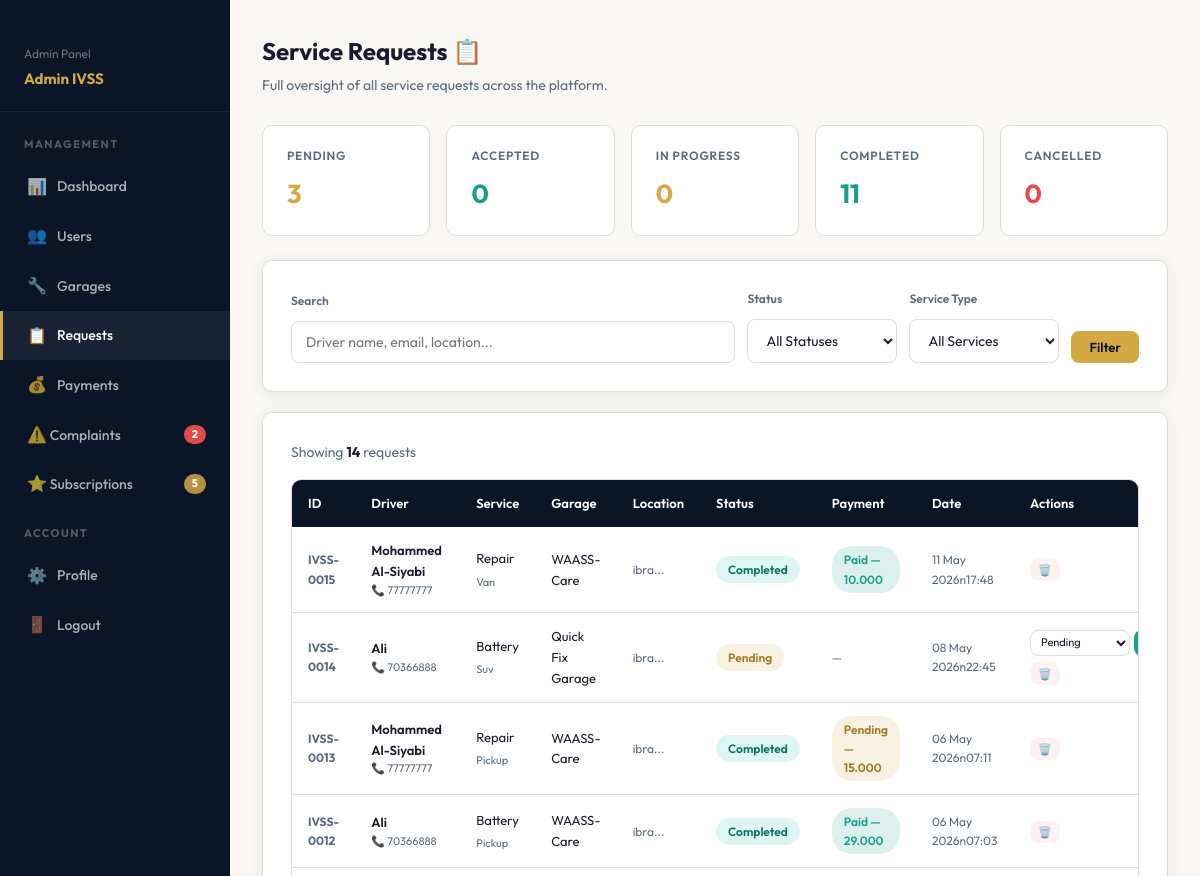
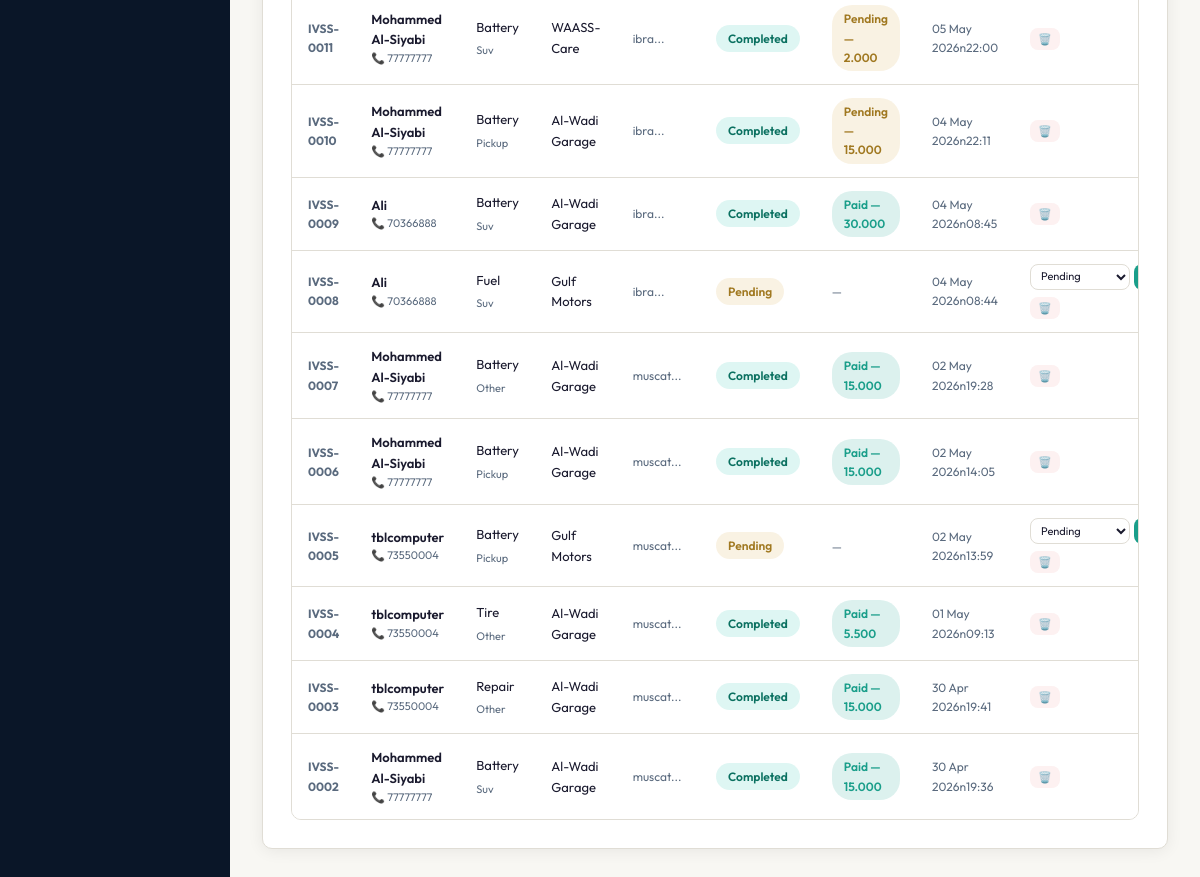
The app's page /admin/requests.php (signed in) with its own data (2 pictures, top to bottom).
### tables this page shows
CREATE TABLE IF NOT EXISTS `payments` (
  `payment_id` int NOT NULL AUTO_INCREMENT,
  `request_id` int NOT NULL,
  `user_id` int NOT NULL,
  `amount` decimal(10,3) NOT NULL,
  `method` enum('card','cash','online') DEFAULT 'card',
  `status` enum('pending','paid','failed') DEFAULT 'pending',
  `invoice_number` varchar(50) DEFAULT NULL,
  `paid_at` timestamp NULL DEFAULT NULL,
  `created_at` timestamp NULL DEFAULT CURRENT_TIMESTAMP,
  PRIMARY KEY (`payment_id`),
  UNIQUE KEY `request_id` (`request_id`),
  UNIQUE KEY `invoice_number` (`invoice_number`),
  KEY `user_id` (`user_id`)
);

CREATE TABLE IF NOT EXISTS `service_requests` (
  `request_id` int NOT NULL AUTO_INCREMENT,
  `user_id` int NOT NULL,
  `garage_id` int DEFAULT NULL,
  `service_type` enum('towing','battery','tire','fuel','lockout','repair','other') NOT NULL,
  `vehicle_type` enum('sedan','suv','pickup','van','motorcycle','other') NOT NULL,
  `location_desc` varchar(300) NOT NULL,
  `notes` text,
  `price` decimal(10,3) DEFAULT NULL COMMENT 'Price set by garage before completing',
  `price_set_at` timestamp NULL DEFAULT NULL COMMENT 'When the garage set the price',
  `status` enum('pending','accepted','in_progress','completed','cancelled') DEFAULT 'pending',
  `created_at` timestamp NULL DEFAULT CURRENT_TIMESTAMP,
  `updated_at` timestamp NULL DEFAULT CURRENT_TIMESTAMP ON UPDATE CURRENT_TIMESTAMP,
  PRIMARY KEY (`request_id`),
  KEY `user_id` (`user_id`),
  KEY `garage_id` (`garage_id`)
);

CREATE TABLE IF NOT EXISTS `users` (
  `user_id` int NOT NULL AUTO_INCREMENT,
  `full_name` varchar(150) NOT NULL,
  `email` varchar(150) NOT NULL,
  `phone` int UNSIGNED NOT NULL,
  `password` varchar(255) NOT NULL,
  `language` enum('en','ar') DEFAULT 'en',
  `is_active` tinyint(1) DEFAULT '1',
  `created_at` timestamp NULL DEFAULT CURRENT_TIMESTAMP,
  PRIMARY KEY (`user_id`),
  UNIQUE KEY `email` (`email`)
);

### includes/config.php (called while the page is built, shortened)
<?php
function sanitize($input)
{
    return htmlspecialchars(strip_tags(trim($input)), ENT_QUOTES, 'UTF-8');
}

### admin/requests.php (the view, shortened to what this page needs)
<?php
require_once __DIR__ . '/../includes/config.php';
$db = getDB();
$search        = sanitize($_GET['search']  ?? '');
$sql    = "SELECT r.*,
                  u.full_name AS user_name, u.phone AS user_phone,
                  COALESCE(g.garage_name, '— Broadcast —') AS garage_name,
                  p.status AS pay_status, p.amount, p.invoice_number
           FROM service_requests r
           JOIN users u ON r.user_id = u.user_id
           LEFT JOIN garages  g ON g.garage_id  = r.garage_id
           LEFT JOIN payments p ON p.request_id = r.request_id";
$params = [];
$sql .= " ORDER BY r.created_at DESC";
$stmt = $db->prepare($sql);
$stmt->execute($params);
$requests = $stmt->fetchAll();
$counts = [];
foreach ($db->query("SELECT status, COUNT(*) AS cnt FROM service_requests GROUP BY status") as $row)
    $counts[$row['status']] = $row['cnt'];
$counts[''] = array_sum($counts);
include __DIR__ . '/admin_header.php';
?>
<div class="dash-layout">
  <?php include __DIR__ . '/admin_sidebar.php'; ?>
  <div class="dash-content">
    <div class="dash-header">
      <div>
        <div class="dash-title">Service Requests 📋</div>
        <div class="dash-sub">Full oversight of all service requests across the platform.</div>
      </div>
    </div>
    <div class="metric-grid" style="grid-template-columns:repeat(5,1fr);margin-bottom:24px;">
      <?php
      $statColors = ['pending'=>'var(--warning)','accepted'=>'var(--teal)','in_progress'=>'var(--gold)','completed'=>'var(--teal)','cancelled'=>'var(--danger)'];
      foreach (['pending','accepted','in_progress','completed','cancelled'] as $s):
      ?>
      <div class="metric-card" style="cursor:pointer;" onclick="location.href='?status=<?= $s ?>'">
        <div class="metric-label"><?= ucfirst(str_replace('_',' ',$s)) ?></div>
        <div class="metric-value" style="font-size:26px;color:<?= $statColors[$s] ?>;"><?= $counts[$s]??0 ?></div>
      </div>
      <?php endforeach; ?>
    </div>
    <div class="card" style="margin-bottom:20px;">
      <form method="GET" style="display:flex;gap:12px;flex-wrap:wrap;align-items:flex-end;">
        <div class="form-group" style="flex:1;min-width:200px;margin:0;">
          <label style="font-size:12px;color:var(--muted);font-weight:600;">Search</label>
          <input type="text" name="search" class="form-control" placeholder="Driver name, email, location..."
                 value="<?= htmlspecialchars($search) ?>" style="margin-top:4px;">
        </div>
        <div class="form-group" style="min-width:150px;margin:0;">
          <label style="font-size:12px;color:var(--muted);font-weight:600;">Status</label>
          <select name="status" class="form-control" style="margin-top:4px;">
            <option value="">All Statuses</option>
          </select>
        </div>
        <div class="form-group" style="min-width:150px;margin:0;">
          <label style="font-size:12px;color:var(--muted);font-weight:600;">Service Type</label>
          <select name="service" class="form-control" style="margin-top:4px;">
            <option value="">All Services</option>
          </select>
        </div>
        <button type="submit" class="btn btn-primary btn-sm">Filter</button>
      </form>
    </div>
    <div class="card">
      <div style="margin-bottom:16px;font-size:14px;color:var(--muted);">
        Showing <strong style="color:var(--text);"><?= count($requests) ?></strong> request<?= count($requests)!==1?'s':'' ?>
      </div>
      <?php if (empty($requests)): ?>
      <div style="text-align:center;padding:56px;color:var(--muted);">
        <div style="font-size:48px;margin-bottom:12px;">📋</div>
        <p>No requests found matching your criteria.</p>
      </div>
      <?php else: ?>
      <div class="table-wrap">
        <table>
          <thead>
            <tr>
              <th>ID</th>
              <th>Driver</th>
              <th>Service</th>
              <th>Garage</th>
              <th>Location</th>
              <th>Status</th>
              <th>Payment</th>
              <th>Date</th>
              <th>Actions</th>
            </tr>
          </thead>
          <tbody>
            <?php foreach ($requests as $r): ?>
            <tr>
              <td style="font-weight:700;color:var(--muted);font-size:12px;">
                IVSS-<?= str_pad($r['request_id'],4,'0',STR_PAD_LEFT) ?>
              </td>
              <td>
                <div style="font-weight:600;font-size:13px;"><?= htmlspecialchars($r['user_name']) ?></div>
                <div style="font-size:11px;color:var(--muted);">📞 <?= htmlspecialchars($r['user_phone']) ?></div>
              </td>
              <td>
                <span style="font-size:13px;"><?= ucfirst($r['service_type']) ?></span><br>
                <span style="font-size:11px;color:var(--muted);"><?= ucfirst($r['vehicle_type']) ?></span>
              </td>
              <td style="font-size:13px;"><?= htmlspecialchars($r['garage_name']) ?></td>
              <td style="font-size:12px;color:var(--muted);max-width:140px;">
                <?= htmlspecialchars(substr($r['location_desc'],0,30)) ?>...
              </td>
              <td><span class="badge badge-<?= $r['status'] ?>"><?= ucfirst(str_replace('_',' ',$r['status'])) ?></span></td>
              <td>
                <?php if ($r['pay_status']): ?>
                <span class="badge <?= $r['pay_status']==='paid'?'badge-paid':'badge-pending' ?>">
                  <?= ucfirst($r['pay_status']) ?>
                  <?php if ($r['amount']): ?> — <?= number_format($r['amount'],3) ?><?php endif; ?>
                </span>
                <?php else: ?>
                <span style="font-size:12px;color:var(--muted);">—</span>
                <?php endif; ?>
              </td>
              <td style="font-size:12px;color:var(--muted);"><?= date('d M Y\nH:i', strtotime($r['created_at'])) ?></td>
              <td>
                <div style="display:flex;gap:6px;flex-wrap:wrap;">
                  <?php if (!in_array($r['status'],['completed','cancelled'])): ?>
                  <form method="POST" style="display:flex;gap:4px;">
                    <select name="new_status" class="form-control"
                            style="padding:4px 6px;font-size:11px;min-width:100px;">
                      <?php foreach (['pending','accepted','in_progress','completed','cancelled'] as $s): ?>
                      <option value="<?= $s ?>" <?= $s===$r['status']?'selected':'' ?>><?= ucfirst(str_replace('_',' ',$s)) ?></option>
                      <?php endforeach; ?>
                    </select>
                    <button class="btn btn-teal btn-sm" style="padding:4px 8px;font-size:11px;">Set</button>
                  </form>
                  <?php endif; ?>
                  <form method="POST" style="display:inline;">
                    <button class="btn btn-sm" style="background:rgba(226,75,74,0.08);color:var(--danger);border:none;padding:4px 8px;font-size:11px;"
                            onclick="return confirm('Delete request IVSS-<?= str_pad($r['request_id'],4,'0',STR_PAD_LEFT) ?> permanently?')">
                      🗑️
                    </button>
                  </form>
                </div>
              </td>
            </tr>
            <?php endforeach; ?>
          </tbody>
        </table>
      </div>
      <?php endif; ?>
    </div>
  </div>
</div>
<?php include __DIR__ . '/admin_footer.php'; ?>

### css/style.css (style rules this page uses)
*, *::before, *::after { margin: 0; padding: 0; box-sizing: border-box; }
:root { --navy: #0a1628; --navy2: #0d1f3c; --navy3: #112240; --gold: #d4a843; --gold2: #f0c060; --teal: #1a9e8a; --teal2: #22c4ab; --bg: #f8f7f3; --white: #ffffff; --text: #1a1a2e; --muted: #5a6a7e; --border: #e0ddd5; --danger: #e24b4a; --success: #1a9e8a; --warning: #d4a843; --radius: 10px; --shadow: 0 2px 16px rgba(0,0,0,0.07); }
html { scroll-behavior: smooth; }
body { font-family: 'Outfit', 'Tajawal', sans-serif; background: var(--bg); color: var(--text); line-height: 1.6; }
.card { background: var(--white); border: 1px solid var(--border); border-radius: var(--radius); padding: 28px; box-shadow: var(--shadow); }
.btn { display: inline-block; padding: 12px 28px; border-radius: 8px; font-size: 15px; font-weight: 600; text-decoration: none; cursor: pointer; border: none; font-family: inherit; transition: all 0.2s; text-align: center; }
.btn-primary { background: var(--gold); color: var(--navy); }
.btn-teal { background: var(--teal); color: var(--white); }
.btn-sm { padding: 8px 18px; font-size: 13px; }
.form-group { margin-bottom: 20px; }
.form-group label { display: block; font-size: 13px; font-weight: 600; color: var(--text); margin-bottom: 7px; }
.form-control { width: 100%; padding: 11px 14px; border: 1.5px solid var(--border); border-radius: 8px; font-size: 14px; font-family: inherit; color: var(--text); background: var(--white); transition: border-color 0.2s; outline: none; }
.badge { display: inline-block; padding: 4px 12px; border-radius: 20px; font-size: 12px; font-weight: 600; }
.badge-pending { background: rgba(212,168,67,0.15); color: #a07820; }
.badge-completed { background: rgba(34,196,171,0.15); color: #0a7060; }
.badge-paid { background: rgba(26,158,138,0.15); color: var(--teal); }
.table-wrap { overflow-x: auto; border-radius: var(--radius); border: 1px solid var(--border); }
table { width: 100%; border-collapse: collapse; background: var(--white); }
thead th { background: var(--navy); color: var(--white); padding: 13px 16px; text-align: left; font-size: 13px; font-weight: 600; }
tbody tr { border-bottom: 1px solid var(--border); transition: background 0.15s; }
tbody tr:last-child { border-bottom: none; }
tbody td { padding: 13px 16px; font-size: 14px; color: var(--text); }
.dash-layout { display: flex; min-height: calc(100vh - 64px); }
.dash-content { flex: 1; padding: 32px; overflow-y: auto; }
.dash-header { display: flex; align-items: center; justify-content: space-between; margin-bottom: 28px; }
.dash-title { font-size: 24px; font-weight: 700; }
.dash-sub { font-size: 14px; color: var(--muted); margin-top: 4px; }
.metric-grid { display: grid; grid-template-columns: repeat(auto-fit, minmax(180px, 1fr)); gap: 16px; margin-bottom: 28px; }
.metric-card { background: var(--white); border: 1px solid var(--border); border-radius: var(--radius); padding: 20px 24px; }
.metric-label { font-size: 12px; font-weight: 600; color: var(--muted); text-transform: uppercase; letter-spacing: 0.8px; margin-bottom: 8px; }
.metric-value { font-size: 32px; font-weight: 700; color: var(--text); }

### records on screen
payments: request.request_id "0015", user.full_name "Mohammed Al-Siyabi", user.phone "77777777", request.service_type "Repair", request.vehicle_type "Van", garage_name "WAASS-Care", request.location_desc "ibra", request.status "Completed", status "Paid", amount "10.000", request.created_at "11 May 2026n17:48"
service_requests: request_id "0014", user.full_name "Ali", user.phone "70366888", service_type "Battery", vehicle_type "Suv", garage_name "Quick Fix Garage", location_desc "ibra", status "Pending", created_at "08 May 2026n22:45", new_status "Pending"
payments: request.request_id "0013", user.full_name "Mohammed Al-Siyabi", user.phone "77777777", request.service_type "Repair", request.vehicle_type "Pickup", garage_name "WAASS-Care", request.location_desc "ibra", request.status "Completed", status "Pending", amount "15.000", request.created_at "06 May 2026n07:11"
payments: request.request_id "0012", user.full_name "Ali", user.phone "70366888", request.service_type "Battery", request.vehicle_type "Pickup", garage_name "WAASS-Care", request.location_desc "ibra", request.status "Completed", status "Paid", amount "29.000", request.created_at "06 May 2026n07:03"
payments: request.request_id "0011", user.full_name "Mohammed Al-Siyabi", user.phone "77777777", request.service_type "Battery", request.vehicle_type "Suv", garage_name "WAASS-Care", request.location_desc "ibra", request.status "Completed", status "Pending", amount "2.000", request.created_at "05 May 2026n22:00"
payments: request.request_id "0010", user.full_name "Mohammed Al-Siyabi", user.phone "77777777", request.service_type "Battery", request.vehicle_type "Pickup", garage_name "Al-Wadi Garage", request.location_desc "ibra", request.status "Completed", status "Pending", amount "15.000", request.created_at "04 May 2026n22:11"
payments: request.request_id "0009", user.full_name "Ali", user.phone "70366888", request.service_type "Battery", request.vehicle_type "Suv", garage_name "Al-Wadi Garage", request.location_desc "ibra", request.status "Completed", status "Paid", amount "30.000", request.created_at "04 May 2026n08:45"
service_requests: request_id "0008", user.full_name "Ali", user.phone "70366888", service_type "Fuel", vehicle_type "Suv", garage_name "Gulf Motors", location_desc "ibra", status "Pending", created_at "04 May 2026n08:44", new_status "Pending"
payments: request.request_id "0007", user.full_name "Mohammed Al-Siyabi", user.phone "77777777", request.service_type "Battery", request.vehicle_type "Other", garage_name "Al-Wadi Garage", request.location_desc "muscat", request.status "Completed", status "Paid", amount "15.000", request.created_at "02 May 2026n19:28"
payments: request.request_id "0006", user.full_name "Mohammed Al-Siyabi", user.phone "77777777", request.service_type "Battery", request.vehicle_type "Pickup", garage_name "Al-Wadi Garage", request.location_desc "muscat", request.status "Completed", status "Paid", amount "15.000", request.created_at "02 May 2026n14:05"
service_requests: request_id "0005", user.full_name "tblcomputer", user.phone "73550004", service_type "Battery", vehicle_type "Pickup", garage_name "Gulf Motors", location_desc "muscat", status "Pending", created_at "02 May 2026n13:59", new_status "Pending"
payments: request.request_id "0004", user.full_name "tblcomputer", user.phone "73550004", request.service_type "Tire", request.vehicle_type "Other", garage_name "Al-Wadi Garage", request.location_desc "muscat", request.status "Completed", status "Paid", amount "5.500", request.created_at "01 May 2026n09:13"
payments: request.request_id "0003", user.full_name "tblcomputer", user.phone "73550004", request.service_type "Repair", request.vehicle_type "Other", garage_name "Al-Wadi Garage", request.location_desc "muscat", request.status "Completed", status "Paid", amount "15.000", request.created_at "30 Apr 2026n19:41"
payments: request.request_id "0002", user.full_name "Mohammed Al-Siyabi", user.phone "77777777", request.service_type "Battery", request.vehicle_type "Suv", garage_name "Al-Wadi Garage", request.location_desc "muscat", request.status "Completed", status "Paid", amount "15.000", request.created_at "30 Apr 2026n19:36"

### other values on screen
$_SESSION['admin_name'] "Admin IVSS"
$_openComplaints "2"
$_unsubCount "5"
str_replace('_',' ',$s) "PENDING"
$counts[$s] "3"
str_replace('_',' ',$s) "ACCEPTED"
$counts[$s] "0"
str_replace('_',' ',$s) "IN PROGRESS"
str_replace('_',' ',$s) "COMPLETED"
$counts[$s] "11"
str_replace('_',' ',$s) "CANCELLED"
count($requests) "14"
